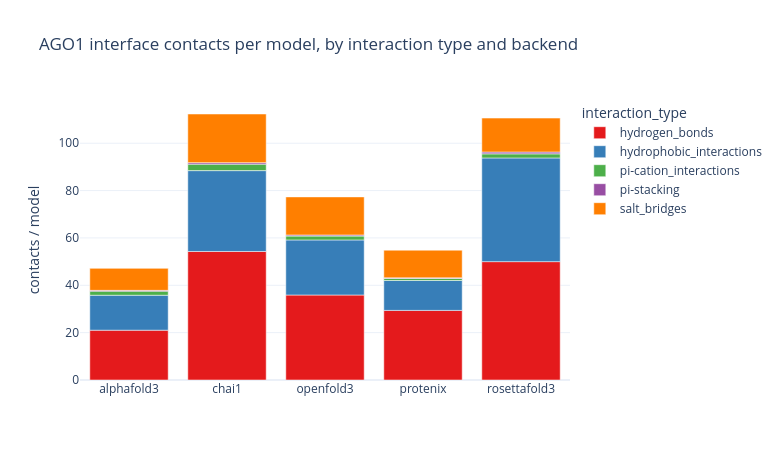

Here is the notebook cell this chart was saved with:
### Markdown cell above
## Interaction-type breakdown

### Code cell
print("Interaction type counts:")
display(df["interaction_type"].value_counts().rename("count").to_frame())

print("\nInteraction type by receptor-ligand chain pair:")
display(df.groupby(["reschain", "reschain_lig", "interaction_type"], observed=True)
        .size().rename("count").reset_index().sort_values("count", ascending=False).head(20))

per_backend_itype = (df.groupby(["backend", "interaction_type"], observed=True).size()
    .div(df.groupby("backend")["fname"].nunique(), level="backend")
    .rename("contacts_per_model").reset_index())
fig = px.bar(per_backend_itype, x="backend", y="contacts_per_model", color="interaction_type",
             color_discrete_sequence=ITYPE_PALETTE, template=TEMPLATE,
             title=f"{RECEPTOR_NAME} interface contacts per model, by interaction type and backend")
fig.update_layout(width=780, height=460, xaxis_title="", yaxis_title="contacts / model")
save_fig(fig, "interaction_types_by_backend.html")

### Figure 1 — Plotly figure (JSON) as saved in the notebook; plotly's stock layout.template omitted (floating-point values rounded to 4 significant figures)
{"data": [{"hovertemplate": "interaction_type=hydrogen_bonds<br>backend=%{x}<br>contacts_per_model=%{y}<extra></extra>", "legendgroup": "hydrogen_bonds", "marker": {"color": "rgb(228,26,28)", "pattern": {"shape": ""}}, "name": "hydrogen_bonds", "orientation": "v", "showlegend": true, "textposition": "auto", "type": "bar", "x": ["alphafold3", "chai1", "openfold3", "protenix", "rosettafold3"], "xaxis": "x", "y": [21.03, 54.28, 35.9, 29.4, 49.99], "yaxis": "y"}, {"hovertemplate": "interaction_type=hydrophobic_interactions<br>backend=%{x}<br>contacts_per_model=%{y}<extra></extra>", "legendgroup": "hydrophobic_interactions", "marker": {"color": "rgb(55,126,184)", "pattern": {"shape": ""}}, "name": "hydrophobic_interactions", "orientation": "v", "showlegend": true, "textposition": "auto", "type": "bar", "x": ["alphafold3", "chai1", "openfold3", "protenix", "rosettafold3"], "xaxis": "x", "y": [14.77, 34.15, 23.25, 12.62, 43.79], "yaxis": "y"}, {"hovertemplate": "interaction_type=pi-cation_interactions<br>backend=%{x}<br>contacts_per_model=%{y}<extra></extra>", "legendgroup": "pi-cation_interactions", "marker": {"color": "rgb(77,175,74)", "pattern": {"shape": ""}}, "name": "pi-cation_interactions", "orientation": "v", "showlegend": true, "textposition": "auto", "type": "bar", "x": ["alphafold3", "chai1", "openfold3", "protenix", "rosettafold3"], "xaxis": "x", "y": [1.73, 2.74, 1.64, 0.899, 1.718], "yaxis": "y"}, {"hovertemplate": "interaction_type=pi-stacking<br>backend=%{x}<br>contacts_per_model=%{y}<extra></extra>", "legendgroup": "pi-stacking", "marker": {"color": "rgb(152,78,163)", "pattern": {"shape": ""}}, "name": "pi-stacking", "orientation": "v", "showlegend": true, "textposition": "auto", "type": "bar", "x": ["alphafold3", "chai1", "openfold3", "protenix", "rosettafold3"], "xaxis": "x", "y": [0.33, 0.63, 0.46, 0.2323, 0.7821], "yaxis": "y"}, {"hovertemplate": "interaction_type=salt_bridges<br>backend=%{x}<br>contacts_per_model=%{y}<extra></extra>", "legendgroup": "salt_bridges", "marker": {"color": "rgb(255,127,0)", "pattern": {"shape": ""}}, "name": "salt_bridges", "orientation": "v", "showlegend": true, "textposition": "auto", "type": "bar", "x": ["alphafold3", "chai1", "openfold3", "protenix", "rosettafold3"], "xaxis": "x", "y": [9.29, 20.54, 16.08, 11.68, 14.33], "yaxis": "y"}], "layout": {"barmode": "relative", "height": 460, "legend": {"title": {"text": "interaction_type"}, "tracegroupgap": 0}, "title": {"text": "AGO1 interface contacts per model, by interaction type and backend"}, "width": 780, "xaxis": {"anchor": "y", "domain": [0.0, 1.0], "title": {"text": ""}}, "yaxis": {"anchor": "x", "domain": [0.0, 1.0], "title": {"text": "contacts / model"}}}}
